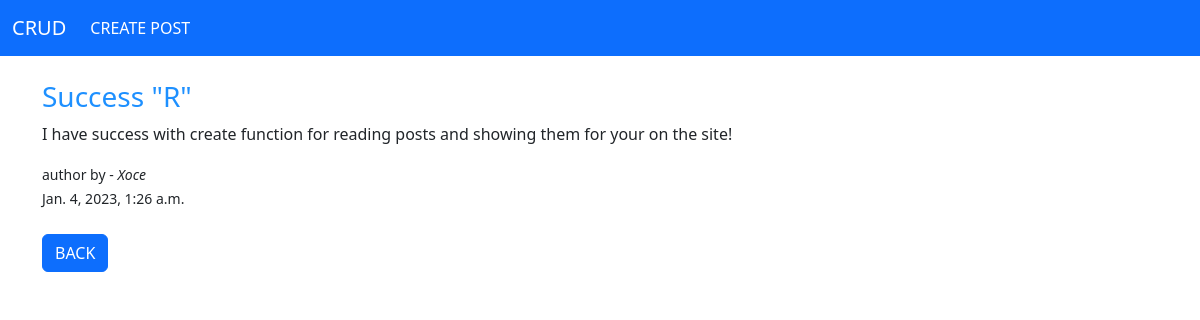
Screenshot of //detail/2 with the database file from the repository.
### blog/models.py (models this page shows, shortened)
class Post(models.Model):
    title = models.CharField(max_length=255)
    author = models.ForeignKey(User, models.CASCADE)
    body = models.TextField()
    post_date = models.DateField(auto_now_add=True)
    post_date_time = models.DateTimeField(auto_now_add=True)

### blog/views.py (the view)
# urls.py: path('/detail/<int:pk>', DetailPostView.as_view(), name='detail-post-page'),
class DetailPostView(DetailView):
    model = Post
    template_name = 'detail.html'

### blog/templates/detail.html
{% extends 'base.html' %}
{% block content %}
<h3 style="color:dodgerblue"> {{ post.title }} </h3>
<p>{{ post.body }}</p>
<small>author by - <i>{{ post.author.first_name }}</i></small>
<br>
<small>{{post.post_date_time}}</small>
<br>
<br>
<a href="{% url 'home-page' %}" class="btn btn-primary">BACK</a>
{% endblock %}

### rows the page displays
Post: title "Success \"R\"", body "I have success with create function for reading posts and showing them for your on the site!", author.first_name "Xoce", post_date_time "Jan. 4, 2023, 1:26 a.m."
